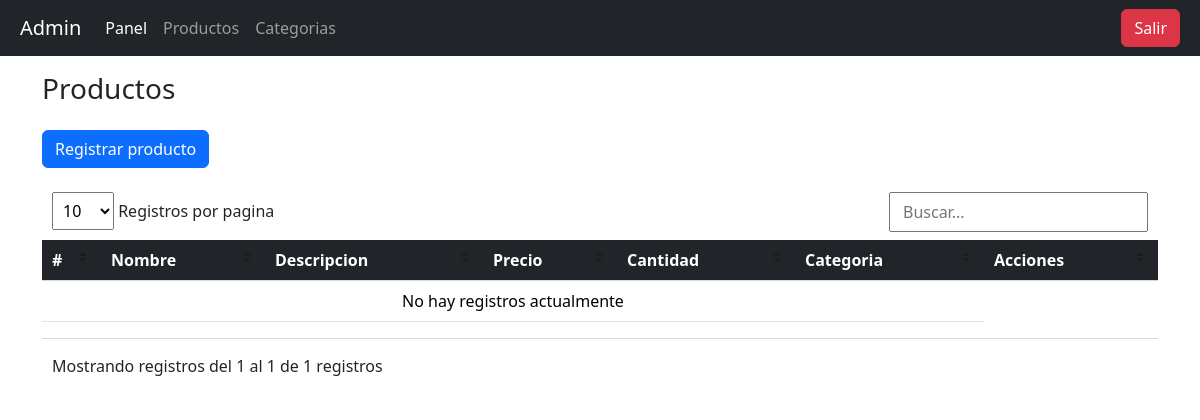
The page /views/productos/productos.php (signed in) on the database as committed earlier.
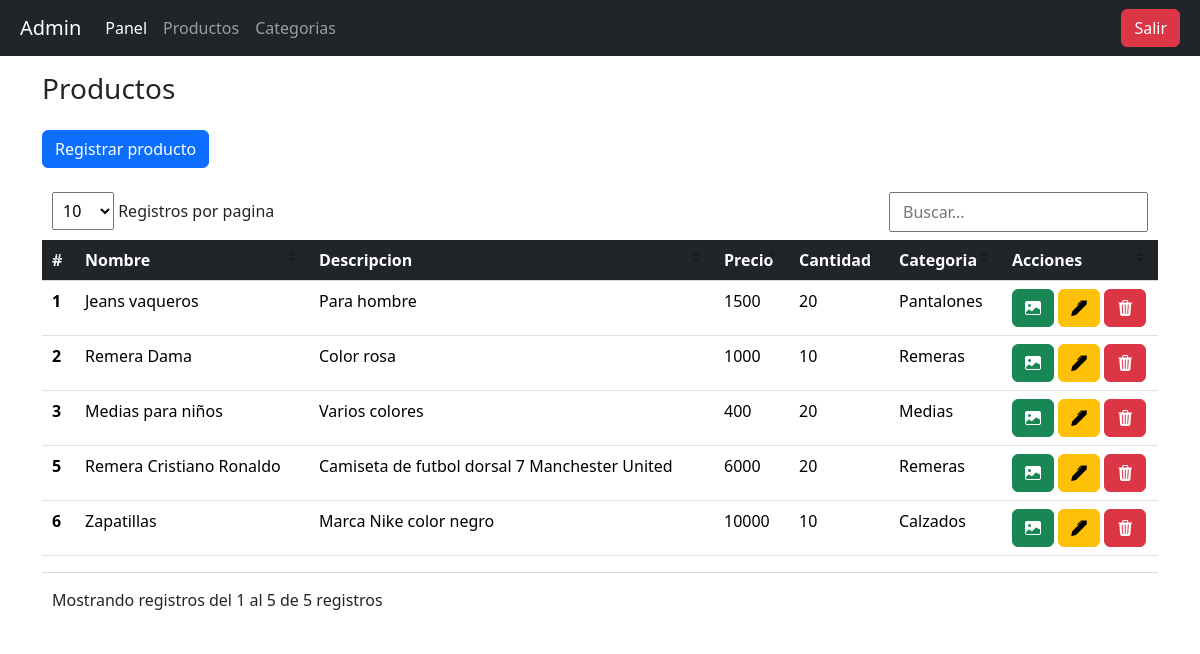
The same page on the database as committed later.
### tables this page shows
CREATE TABLE `productos` (
  `id` int(11) NOT NULL,
  `nombre` varchar(250) NOT NULL,
  `descripcion` varchar(250) NOT NULL,
  `precio` decimal(10,0) DEFAULT NULL,
  `cantidad` bigint(20) DEFAULT NULL,
  `id_categoria` int(11) DEFAULT NULL
);

CREATE TABLE `categorias` (
  `id` int(11) NOT NULL,
  `nombre` varchar(250) NOT NULL,
  `descripcion` varchar(250) DEFAULT NULL
);

### config/db.php (called while the page is built)
<?php
    class db{
        private $host = "localhost";
        private $dbname = "catalogo";
        private $user = "root";
        private $password = "";
        public function conexion(){
            try{
                $PDO = new PDO("mysql:host=".$this->host.";dbname=".$this->dbname,$this->user,$this->password);
                return $PDO;
            }catch(PDOException $e){
                return $e->getMessage();
            }
        }
    }
?>

### controllers/authController.php (called while the page is built, shortened)
<?php
    class AuthController {
        public function isLogged(){
            if(isset($_SESSION["usuario"])){
                return true;
            }else{
                return false;
            }
        }
    }
?>

### controllers/productosController.php (called while the page is built, shortened)
<?php
    class ProductosController {
        private $model;
        public function __construct()
        {
            require_once("c://xampp/htdocs/catalogo/models/productosModel.php");
            $this->model = new ProductosModel();
        }
        public function index(){
            return ($this->model->index())
                ? $this->model->index()
                : false;
        }
    }
?>

### models/productosModel.php (called while the page is built, shortened)
<?php
    class ProductosModel {
        private $PDO;
        public function __construct()
        {
            require_once("c://xampp/htdocs/catalogo/config/db.php");
            $con = new db();
            $this->PDO = $con->conexion();
        }
        public function index(){
            $stament = $this->PDO->prepare("SELECT productos.*, categorias.nombre AS nombre_categoria FROM productos INNER JOIN categorias ON categorias.id = productos.id_categoria");
            return ($stament->execute())
                ? $stament->fetchAll()
                : false;
        }
    }
?>

### views/productos/productos.php (the view, shortened to what this page needs)
<?php
  require_once 'c://xampp/htdocs/catalogo/controllers/authController.php';
  $obj = new AuthController();
  if($obj->isLogged() === true){
      include_once '../includes/head.php';
      include_once '../includes/menu.php';
      require_once 'c://xampp/htdocs/catalogo/controllers/productosController.php';
      $obj = new ProductosController();
      $rows = $obj->index();
?>
<div class="container">
  <div class="row">
    <div class="title my-3">
      <h1 class="fs-3">Productos</h1>
    </div>
  </div>
  <div class="row">
    <div class="tabla-productos">
      <div class="mb-3">
        <a href="#" class="btn btn-primary" data-bs-toggle="modal" data-bs-target="#modalRegistro">Registrar producto</a>
      </div>
      <table class="table table-hover" id="tabla">
        <thead class="table-dark">
          <tr>
            <th scope="col">#</th>
            <th scope="col">Nombre</th>
            <th scope="col">Descripcion</th>
            <th scope="col">Precio</th>
            <th scope="col">Cantidad</th>
            <th scope="col">Categoria</th>
            <th scope="col">Acciones</th>
          </tr>
        </thead>
        <tbody>
        <?php if ($rows) : ?>
          <?php foreach ($rows as $row) : ?>
            <tr>
              <th scope="row"><?= $row[0] ?></th>
              <td><?= $row[1] ?></td>
              <td><?= $row[2] ?></td>
              <td><?= $row[3] ?></td>
              <td><?= $row[4] ?></td>
              <td><?= $row[6] ?></td>
              <td>
                <a href="../imagenes/imagenesProducto.php?id=<?= $row[0] ?>" class="btn btn-success">
                    <span class="bi bi-image-fill"></span>
                  </a>
                <a href="#" class="btn btn-warning abreModalActualizar" data-bs-toggle="modal" data-bs-target="#modalActualizar" onclick="openEditModal(<?= $row[5] ?>)">
                  <span class="bi bi-pen-fill"></span>
                </a>
                <a href="#" data-id="<?= $row[0] ?>" class="btn btn-danger" onclick="confirmDelete(this)">
                  <span class="bi bi-trash3-fill"></span>
                </a>
              </td>
            </tr>
            <?php endforeach; ?>
          <?php else : ?>
            <tr>
              <td colspan="6" class="text-center">No hay registros actualmente</td>
            </tr>
          <?php endif; ?>
        </tbody>
      </table>
    </div>
  </div>
</div>
<?php
    }else{
        echo "<script language='Javascript'>alert('No estas logueado');location.href = '../login.php';</script>`;";
    }
?>
<?php
  include_once '../includes/footer.php';
?>

### views/includes/head.php (shortened to what this page needs)
<!doctype html>
<html lang="en">
  <head>
     <link rel="stylesheet" href="/catalogo/libraries/bootstrap/css/bootstrap.min.css">
      <link rel="stylesheet" href="/catalogo/libraries/bootstrap-icons-1.11.3/font/bootstrap-icons.css">
     <link rel="stylesheet" href="../../libraries/vanilla-dataTables/dist/vanilla-dataTables.min.css">
      <link rel="stylesheet" href="/catalogo/assets/css/imagenes.css">
  </head>
  <body class="">

### views/includes/menu.php (shortened to what this page needs)
<nav class="navbar navbar-expand-lg bg-dark navbar-dark p-2">
        <div class="container-fluid">
          <a class="navbar-brand" href="#">Admin</a>
          <div class="collapse navbar-collapse" id="navbarSupportedContent">
            <ul class="navbar-nav me-auto mb-2 mb-lg-0">
              <li class="nav-item">
                <a class="nav-link active" aria-current="page" href="/catalogo/views/panel.php">Panel</a>
              </li>
              <li class="nav-item">
                <a class="nav-link" href="/catalogo/views/productos/productos.php">Productos</a>
              </li>
              <li class="nav-item">
                <a class="nav-link" href="/catalogo/views/categorias/categorias.php">Categorias</a>
              </li>
            </ul>
            <a href="/catalogo/views/login/exit.php" class="btn btn-danger">Salir</a>
          </div>
        </div>
      </nav>

### views/includes/footer.php (shortened to what this page needs)
  </body>
</html>

Rows that differ between the two databases and show on the page:
added productos: id "1", nombre "Jeans vaqueros", descripcion "Para hombre", precio "1500", cantidad "20", id_categoria.nombre "Pantalones"
added productos: id "2", nombre "Remera Dama", descripcion "Color rosa", precio "1000", cantidad "10", id_categoria.nombre "Remeras"
added productos: id "3", nombre "Medias para niños", descripcion "Varios colores", precio "400", cantidad "20", id_categoria.nombre "Medias"
added productos: id "5", nombre "Remera Cristiano Ronaldo", descripcion "Camiseta de futbol dorsal 7 Manchester United", precio "6000", cantidad "20", id_categoria.nombre "Remeras"
added productos: id "6", nombre "Zapatillas", descripcion "Marca Nike color negro", precio "10000", cantidad "10", id_categoria.nombre "Calzados"
Other text that changed with them:
text written by a page script: "Registros por pagina Mostrando registros del 1 al 1 de 1 registros" → "Registros por pagina Mostrando registros del 1 al 5 de 5 registros"
text no longer shown: "No hay registros actualmente"
